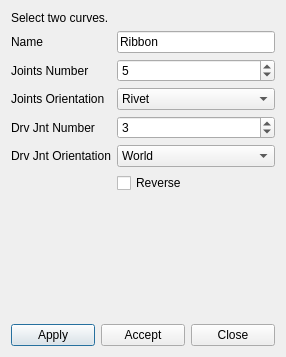
<?xml version="1.0" encoding="UTF-8"?>
<ui version="4.0">
 <class>DlgRibbonOnCurves</class>
 <widget class="QDialog" name="DlgRibbonOnCurves">
  <property name="geometry">
   <rect>
    <x>0</x>
    <y>0</y>
    <width>286</width>
    <height>357</height>
   </rect>
  </property>
  <property name="windowTitle">
   <string>Dialog</string>
  </property>
  <layout class="QVBoxLayout" name="verticalLayout">
   <item>
    <widget class="QLabel" name="label_7">
     <property name="text">
      <string>Select two curves.</string>
     </property>
    </widget>
   </item>
   <item>
    <layout class="QFormLayout" name="formLayout">
     <item row="0" column="0">
      <widget class="QLabel" name="label_3">
       <property name="text">
        <string>Name</string>
       </property>
      </widget>
     </item>
     <item row="0" column="1">
      <widget class="QLineEdit" name="le_name">
       <property name="text">
        <string>Ribbon</string>
       </property>
      </widget>
     </item>
     <item row="1" column="0">
      <widget class="QLabel" name="label">
       <property name="text">
        <string>Joints Number</string>
       </property>
      </widget>
     </item>
     <item row="1" column="1">
      <widget class="QSpinBox" name="sb_jntNumber">
       <property name="minimum">
        <number>1</number>
       </property>
       <property name="value">
        <number>5</number>
       </property>
      </widget>
     </item>
     <item row="2" column="0">
      <widget class="QLabel" name="label_4">
       <property name="text">
        <string>Joints Orientation</string>
       </property>
      </widget>
     </item>
     <item row="2" column="1">
      <widget class="QComboBox" name="cb_jntOrientation">
       <property name="currentIndex">
        <number>1</number>
       </property>
       <item>
        <property name="text">
         <string>World</string>
        </property>
       </item>
       <item>
        <property name="text">
         <string>Rivet</string>
        </property>
       </item>
      </widget>
     </item>
     <item row="3" column="0">
      <widget class="QLabel" name="label_2">
       <property name="text">
        <string>Drv Jnt Number</string>
       </property>
      </widget>
     </item>
     <item row="3" column="1">
      <widget class="QSpinBox" name="sb_drvJntNumber">
       <property name="minimum">
        <number>2</number>
       </property>
       <property name="value">
        <number>3</number>
       </property>
      </widget>
     </item>
     <item row="4" column="0">
      <widget class="QLabel" name="label_5">
       <property name="text">
        <string>Drv Jnt Orientation</string>
       </property>
      </widget>
     </item>
     <item row="4" column="1">
      <widget class="QComboBox" name="cb_drvJntOrientation">
       <item>
        <property name="text">
         <string>World</string>
        </property>
       </item>
       <item>
        <property name="text">
         <string>Rivet</string>
        </property>
       </item>
      </widget>
     </item>
     <item row="5" column="1">
      <widget class="QCheckBox" name="cb_reverse">
       <property name="text">
        <string>Reverse</string>
       </property>
      </widget>
     </item>
     <item row="5" column="0">
      <widget class="QLabel" name="label_6">
       <property name="text">
        <string/>
       </property>
      </widget>
     </item>
    </layout>
   </item>
   <item>
    <spacer name="verticalSpacer">
     <property name="orientation">
      <enum>Qt::Vertical</enum>
     </property>
     <property name="sizeHint" stdset="0">
      <size>
       <width>20</width>
       <height>40</height>
      </size>
     </property>
    </spacer>
   </item>
   <item>
    <layout class="QHBoxLayout" name="horizontalLayout">
     <item>
      <widget class="QPushButton" name="btn_apply">
       <property name="text">
        <string>Apply</string>
       </property>
      </widget>
     </item>
     <item>
      <widget class="QPushButton" name="btn_accept">
       <property name="text">
        <string>Accept</string>
       </property>
      </widget>
     </item>
     <item>
      <widget class="QPushButton" name="btn_close">
       <property name="text">
        <string>Close</string>
       </property>
      </widget>
     </item>
    </layout>
   </item>
  </layout>
 </widget>
 <resources/>
 <connections/>
</ui>
